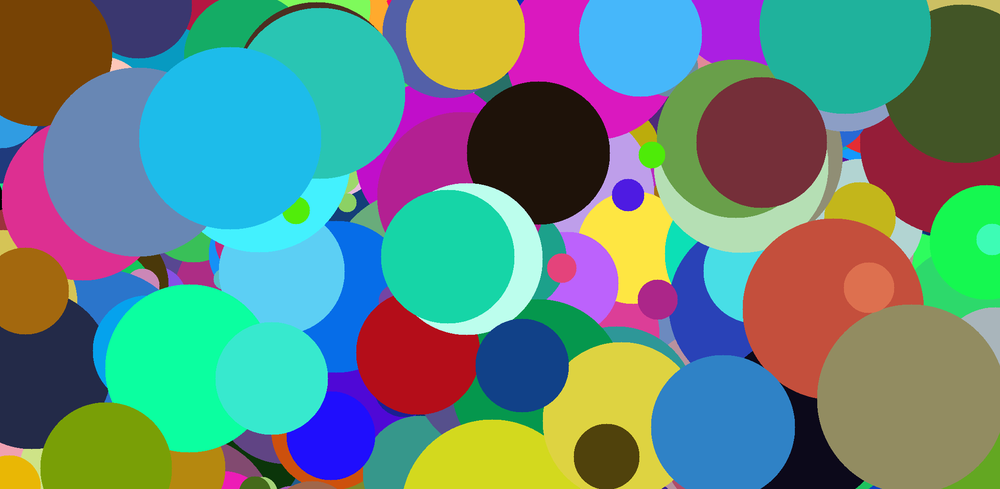
#> input picture 323.png, 1000 x 489 px, shrunk from 2096 x 1024 before the run, given in place of cat2.jpg, which was not available
$ python pixel_changue.py
#> lines starting #> are read from the running program, lines starting #| are printed output that depends on the picture; pictures that were not available may be replaced by others from this repository, and a replacement may not be noted
# -*- coding: utf-8 -*-
"""
Created on Tue Feb 26 19:38:06 2019

@author: Usuario
"""

from matplotlib import pyplot as plt
import argparse
import cv2
import numpy as np
"""
ap = argparse.ArgumentParser()
ap.add_argument("-i","--image",required=True,help="Set the Path of image")
args = vars(ap.parse_args())


image = cv2.imread(args["image"])
"""

image = cv2.imread("C:/Users/Usuario/pictures/cat2.jpg")
#> image is the input picture: shape (489, 1000, 3); mean B, G, R 126.5, 134.1, 100.9
image2 = cv2.imread("C:/Users/Usuario/Pictures/cat3.jpg")
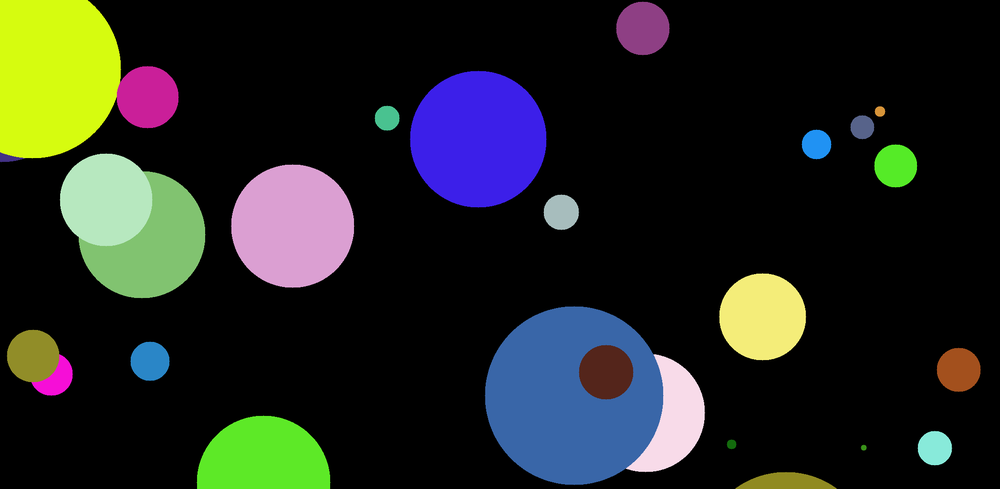
#> input picture 4629.png, 1000 x 489 px, shrunk from 2096 x 1024 before the run, given in place of cat3.jpg, which was not available
#> image2 is the input picture: shape (489, 1000, 3); mean B, G, R 33.7, 37.7, 34.1
image3 = cv2.imread("C:/Users/Usuario/Pictures/cat1.jpg")
(B,G,R) = cv2.split(image)
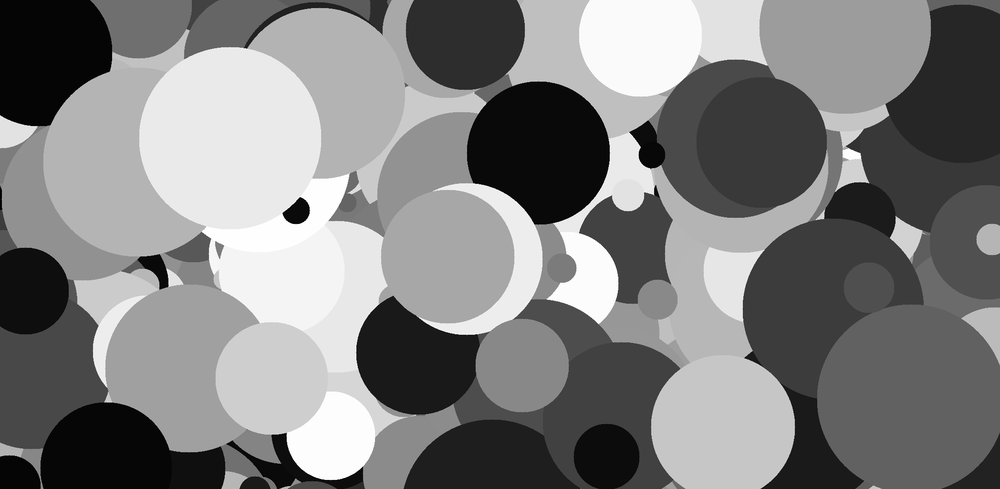
#> B: shape (489, 1000); min 0, max 255, mean 126.5
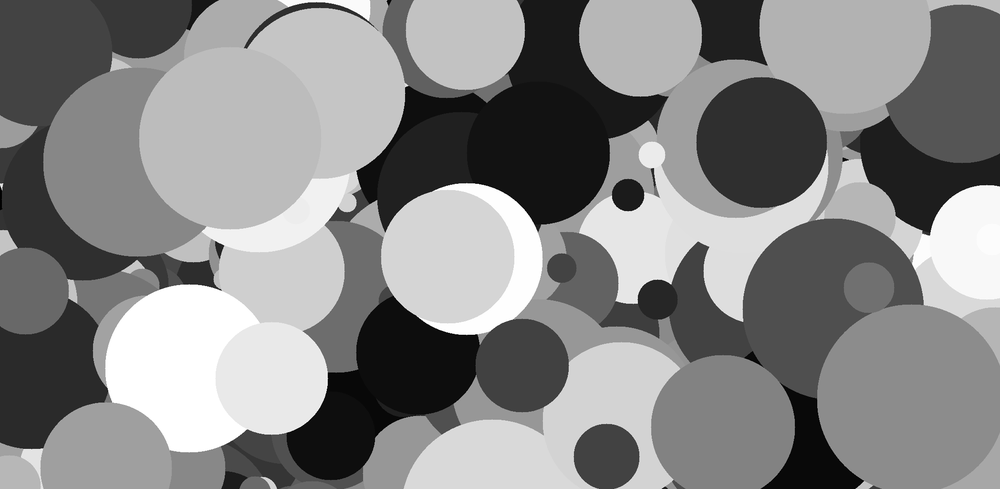
#> G: shape (489, 1000); min 0, max 255, mean 134.1
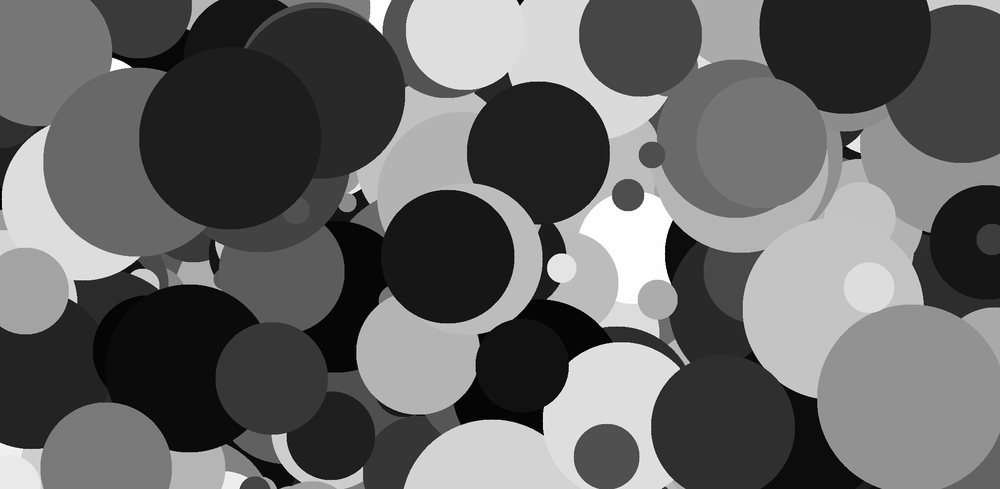
#> R: shape (489, 1000); min 0, max 255, mean 100.9
(B1,G1,R1) = cv2.split(image2)
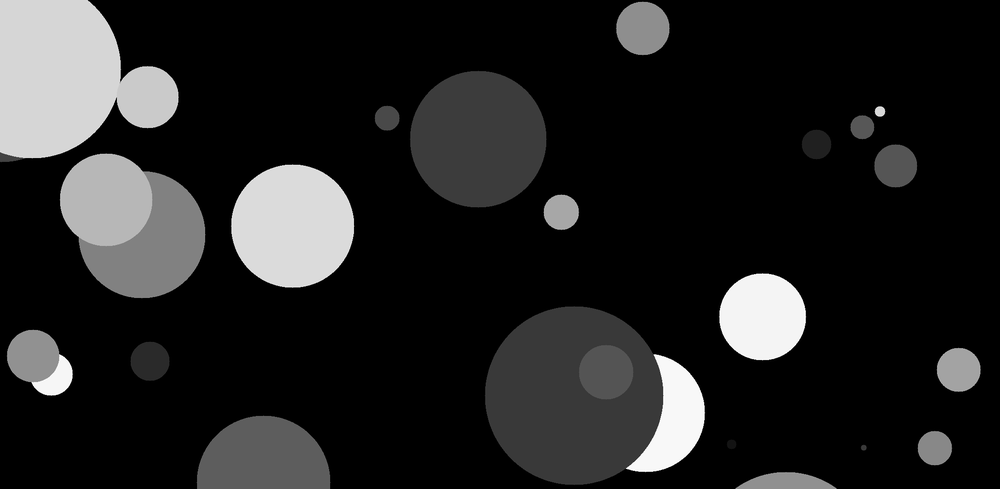
#> R1: shape (489, 1000); min 0, max 255, mean 34.1
(B2,G2,R2) = cv2.split(image3)

cv2.imshow("B",B)
cv2.imshow("G",G)
cv2.imshow("R",R)


merged = cv2.merge([R,G1,B2])
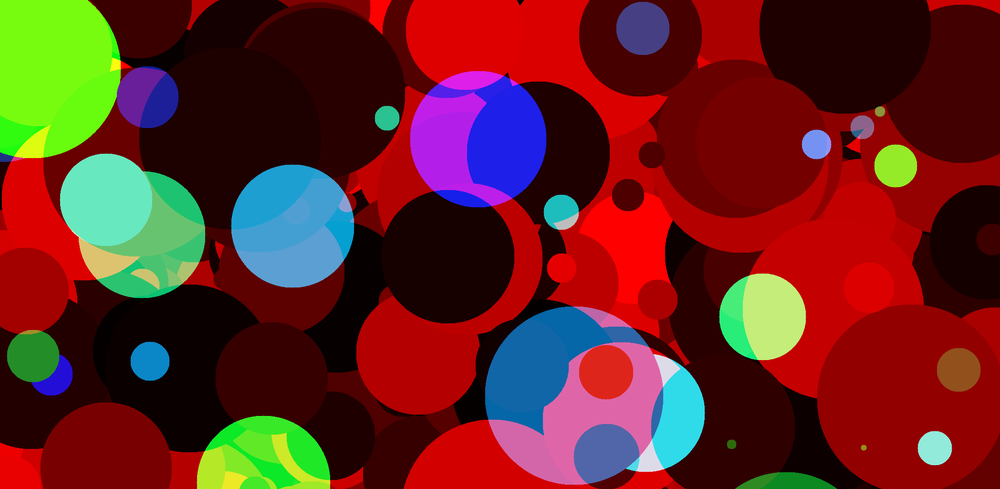
#> merged: shape (489, 1000, 3); mean R, G, B 100.9, 37.7, 33.7
cv2.imshow("Merged",merged)
cv2.waitKey(0)

merged = cv2.merge([R1,G2,B])
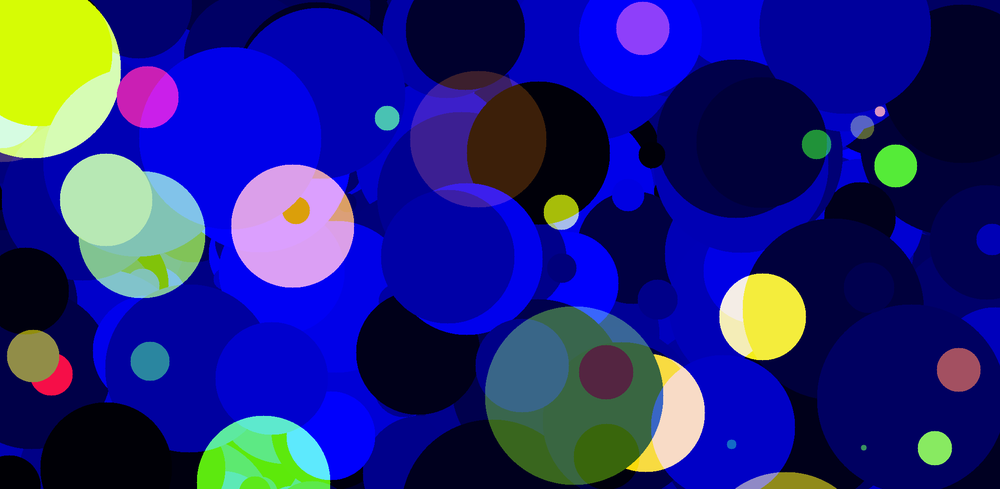
#> merged: shape (489, 1000, 3); mean R, G, B 34.1, 37.7, 126.5
cv2.imshow("Merged",merged)
cv2.waitKey(0)

merged = cv2.merge([R2,G2,B1])
cv2.imshow("Merged",merged)
cv2.waitKey(0)
